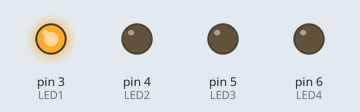
Recording of a sketch running on a simulated Arduino Uno, built with avr-gcc and run on an emulated ATmega328P. Parts: output pins drawn as LEDs (lit = HIGH).

Above: at 0.5 s.
At 3.5 s:
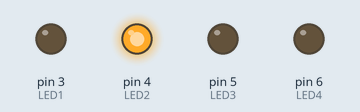
At 21.5 s:
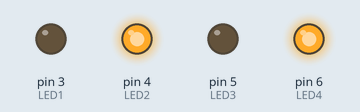
At 38.0 s:
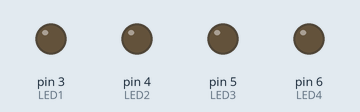
At 62.5 s:
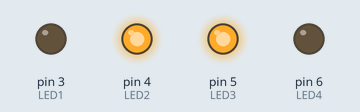
Timing chart, 0 to 68.9 s (numbered marks = the images above):
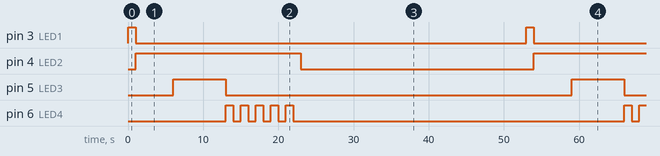

Measured:
- by itself, pin 3 (LED1): alternates HIGH for 1.0 s and LOW for 52.0 s
- by itself, pin 4 (LED2): alternates HIGH for 22.0 s and LOW for 31.0 s
- by itself, pin 5 (LED3): alternates HIGH for 7.0 s and LOW for 46.0 s
- by itself, pin 6 (LED4): repeats every 53.0 s: 4 × (LOW 1.0 s, HIGH 1.0 s), LOW 44.0 s, HIGH 1.0 s

The sketch:

May_2024_challenge_with_bonus.ino
```cpp
/* May 2024 Challenge - with bonus challenge
  Write a sketch and build a circuit that lights up four LEDs from four different digital pins.
  LED 1 should be red. It should light up for one second, then turn off.
  LED 2 should be green. It should light up and wait for 5 seconds before going on to the next step.
  LED 3 should be red. It should light up for 7 seconds and then turn off.
  Bonus:
  LED 4 should be green. It should blink five times at 1 second of and on before restarting the loop

  Then turn all LEDs off for 30 seconds and then restart.
  Notes: Use whichever GPIO pins you want to use. Don’t forget your resistors!

  Written by Brian Cox May 2024
*/

const int LED1 = 3;
const int LED2 = 4;
const int LED3 = 5;
const int LED4 = 6;

void setup() {
  pinMode(LED1, OUTPUT);
  pinMode(LED2, OUTPUT);
  pinMode(LED3, OUTPUT);
  pinMode(LED4, OUTPUT);
}

void loop() {
  //Power up LED1 for one second then turn off
  digitalWrite(LED1, HIGH);
  delay(1000);
  digitalWrite(LED1, LOW);
  //Power up LED2, then wait for five seconds before continuing
  digitalWrite(LED2, HIGH);
  delay(5000);
  //Power up LED3 for seven seconds then turn off
  digitalWrite(LED3, HIGH);
  delay(7000);
  digitalWrite(LED3, LOW);
  //Blink LED 4 five times for one second each time
  int counter = 0;
  while (counter < 5) {
    digitalWrite(LED4, HIGH);
    delay(1000);
    digitalWrite(LED4, LOW);
    delay(1000);
    counter++;
  }
    //Power off LED2 which was left on, as requested in the challenge description
  digitalWrite(LED2, LOW);
  //Wait thirty seconds then restart
  delay(30000);
}
```
